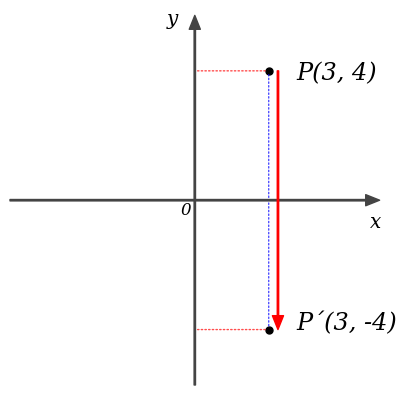

Generate this figure with Python:
import numpy as np
from matplotlib import pyplot

ax = 0

def init_graph():
    global ax

    size = 10
    col = '#444444'
    
    fig = pyplot.figure()
    ax = fig.add_subplot(111)
    ax.set_aspect('equal') # アスペクト比イコール
    
    point_x = {'start': [-size, 0], 'end': [size, 0]}
    point_y = {'start': [0, -size], 'end': [0, size]}

    ax.annotate('', xy=point_x['end'], xytext=point_x['start'],  # X軸
                arrowprops=dict(shrink=0, width=1, headwidth=8, 
                                headlength=10, connectionstyle='arc3',
                                facecolor=col, edgecolor=col)
               )
    ax.annotate('', xy=point_y['end'], xytext=point_y['start'],  # Y軸
                arrowprops=dict(shrink=0, width=1, headwidth=8, 
                                headlength=10, connectionstyle='arc3',
                                facecolor=col, edgecolor=col)
               )


    # グラフの範囲
    ax.set_xlim([-size, size])
    ax.set_ylim([-size, size])

    ax.axis("off") # 外枠の軸を消す
    ax.text(-0.8, -0.8, "0", fontstyle='oblique', fontname='serif', fontsize="large") # 原点０の表示
    ax.text(size * 0.95, -1.5, "x", fontstyle='oblique', fontname='serif', fontsize="x-large") # xの表示
    ax.text(-1.5, size * 0.95, "y", fontstyle='oblique', fontname='serif', fontsize="x-large") # yの表示
    


def draw_vec(x, y, col):
    global ax
    point = {'start': [0, 0], 'end': [x, y]}
    ax.annotate('', xy=point['end'], xytext=point['start'],
                arrowprops=dict(shrink=0, width=1, headwidth=8, 
                                headlength=10, connectionstyle='arc3',
                                facecolor=col, edgecolor=col))

def draw_vec2(x0, y0, x1, y1, col):
    global ax
    point = {'start': [x0, y0], 'end': [x1, y1]}
    ax.annotate('', xy=point['end'], xytext=point['start'],
                arrowprops=dict(shrink=0, width=1, headwidth=8, 
                                headlength=10, connectionstyle='arc3',
                                facecolor=col, edgecolor=col))

def draw_line(x0, y0, x1, y1, col):
    global ax
    point = {'start': [x0, y0], 'end': [x1, y1]}
    ax.annotate('', xy=point['end'], xytext=point['start'],
            arrowprops=dict(arrowstyle='-', 
                            connectionstyle='arc3', 
                            facecolor=col, edgecolor=col))

def draw_dline(x0, y0, x1, y1, col):
    global ax
    point = {'start': [x0, y0], 'end': [x1, y1]}
    ax.annotate('', xy=point['end'], xytext=point['start'],
            arrowprops=dict(arrowstyle='-', 
                            connectionstyle='arc3', 
                            linestyle='dotted',
                            alpha=0.7,
                            facecolor=col, edgecolor=col))

def draw_text(x, y, s):
    global ax
    ax.text(x, y, s, fontstyle='oblique', fontname='serif', fontsize="x-large") 

def draw_text2(x, y, s):
    global ax
    ax.text(x, y, s, fontstyle='oblique', fontname='serif', fontsize="xx-large") 

def draw_dot(x, y):
    pyplot.plot(x,y,'black',marker='.', markersize=10)


init_graph()
draw_dline(0, 7, 4, 7, 'red')
draw_dline(0, -7, 4, -7, 'red')
draw_dline(4, 0, 4, 7, 'blue')
draw_dline(4, 0, 4, -7, 'blue')

draw_vec2(4.5, 7, 4.5, -7, 'red')

draw_dot(4, 7)
draw_dot(4, -7)

draw_text2(5.5, 6.5, 'P(3, 4)')
draw_text2(5.5, -7, "P´(3, -4)")

pyplot.show()
